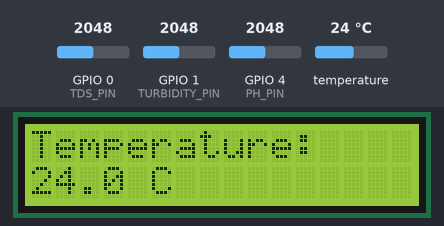
Recording of a sketch running on a simulated ESP32. On the bench: 16×2 character LCD. The test bench sets the inputs (shaded band); at power-on: GPIO 0 (TDS_PIN) = 2048, GPIO 1 (TURBIDITY_PIN) = 2048, GPIO 4 (PH_PIN) = 2048, temperature 24 °C (analog values on the 0–4095 scale). WiFi joins after 1.5 s; servers stay silent unless stated; what the sketch prints to the serial monitor is not drawn.

Above: at 9.3 s.
9.4 s: GPIO 0 (TDS_PIN) set to 1960
At 15.9 s:
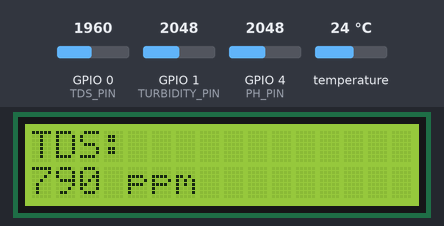
16.4 s: GPIO 1 (TURBIDITY_PIN) set to 1960
At 21.3 s:
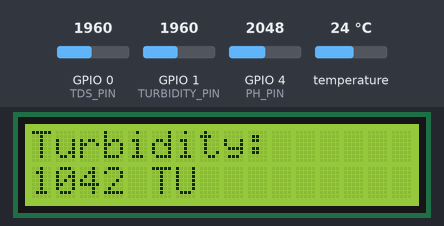
22.5 s: GPIO 4 (PH_PIN) set to 1960
At 28.0 s:
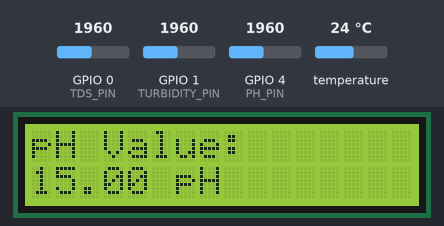
28.7 s: temperature set to 12 °C
At 34.5 s:
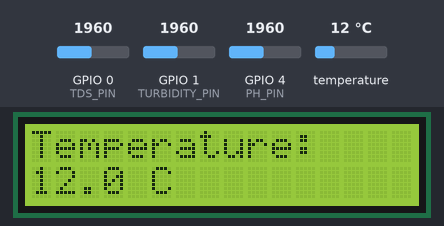
34.8 s: GPIO 0 (TDS_PIN) set to 2040
At 39.9 s:
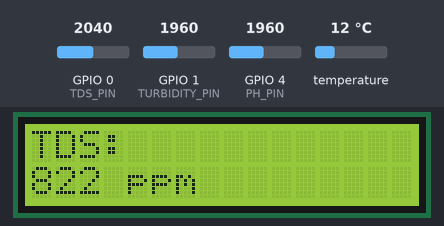
41.0 s: GPIO 1 (TURBIDITY_PIN) set to 2040
At 46.5 s:
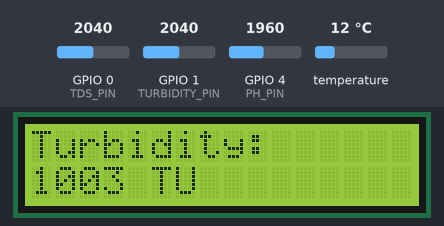
Timing chart, 0 to 48.0 s (numbered marks = the images above; inputs shaded):
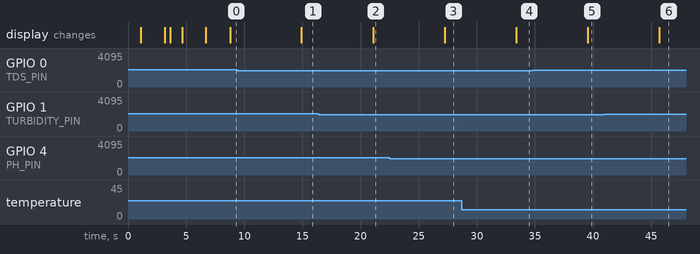

The sketch:

main.ino
```cpp
// ===== ESP32 Multi-Sensor System with Correct Turbidity Calculation =====

#include <WiFi.h>
#include <WebServer.h>
#include <OneWire.h>
#include <DallasTemperature.h>
#include <LiquidCrystal_I2C.h>

// WiFi credentials
const char* ssid = "Agriproject";
const char* password = "agri@123";

// I2C LCD Configuration
#define LCD_ADDRESS 0x27
#define LCD_COLS 16
#define LCD_ROWS 2
LiquidCrystal_I2C lcd(LCD_ADDRESS, LCD_COLS, LCD_ROWS);

// Sensor Pins
#define PH_PIN 4
#define ONE_WIRE_BUS 6
#define TDS_PIN 0
#define TURBIDITY_PIN 1

// Sensor Objects
OneWire oneWire(ONE_WIRE_BUS);
DallasTemperature sensors(&oneWire);

// Sensor Variables
float ph_value = 7.0;
float temperature = 25.0;
float tds_value = 0.0;
float turbidity_value = 0.0;

// Global variables for turbidity
int turbidity_raw = 0;
float turbidity_voltage = 0.0;

// Calibration Values
float ph_calibration = 24.0;
float tds_calibration = 0.5;

// Web Server
WebServer server(80);

// LCD Display Variables
unsigned long lastDisplayUpdate = 0;
int displayMode = 0;
const int DISPLAY_INTERVAL = 5000;

// HTML Page
const char* htmlPage = R"rawliteral(
<!DOCTYPE html>
<html>
<head>
    <meta name="viewport" content="width=device-width, initial-scale=1">
    <title>ESP32 Water Quality Monitor</title>
    <style>
        body {
            font-family: Arial, sans-serif;
            text-align: center;
            margin: 0;
            padding: 20px;
            background-color: #f0f8ff;
        }
        .container {
            max-width: 800px;
            margin: 0 auto;
            background: white;
            padding: 30px;
            border-radius: 15px;
            box-shadow: 0 4px 20px rgba(0,0,0,0.1);
        }
        .header {
            color: #2c3e50;
            margin-bottom: 30px;
            padding-bottom: 10px;
        }
        .sensor-grid {
            display: grid;
            grid-template-columns: repeat(auto-fit, minmax(300px, 1fr));
            gap: 20px;
            margin: 30px 0;
        }
        .sensor-box {
            padding: 25px;
            border-radius: 10px;
            color: white;
            font-size: 24px;
            font-weight: bold;
            text-shadow: 1px 1px 2px rgba(0,0,0,0.3);
            min-height: 180px;
            display: flex;
            flex-direction: column;
            justify-content: center;
        }
        .ph-box { background: linear-gradient(135deg, #3498db, #2980b9); }
        .temp-box { background: linear-gradient(135deg, #e74c3c, #c0392b); }
        .tds-box { background: linear-gradient(135deg, #2ecc71, #27ae60); }
        .turbidity-box { background: linear-gradient(135deg, #9b59b6, #8e44ad); }

        .value {
            font-size: 42px;
            margin: 10px 0;
        }
        .unit {
            font-size: 20px;
            opacity: 0.9;
            margin-top: 5px;
        }
        .raw-value {
            font-size: 16px;
            margin-top: 10px;
            opacity: 0.8;
        }
        .analysis-box {
            background: #f8f9fa;
            padding: 20px;
            border-radius: 10px;
            margin: 25px 0;
            text-align: left;
            border-left: 5px solid #3498db;
        }
        .analysis-title {
            color: #2c3e50;
            font-size: 18px;
            font-weight: bold;
            margin-bottom: 10px;
        }
        .analysis-item {
            margin: 8px 0;
            padding: 8px;
            background: white;
            border-radius: 5px;
        }
        .timestamp {
            color: #7f8c8d;
            font-size: 14px;
            margin-top: 20px;
            padding-top: 15px;
            border-top: 1px solid #eee;
        }
        .controls {
            display: flex;
            justify-content: center;
            gap: 15px;
            margin: 25px 0;
            flex-wrap: wrap;
        }
        .btn {
            background: #3498db;
            color: white;
            border: none;
            padding: 12px 25px;
            font-size: 16px;
            border-radius: 50px;
            cursor: pointer;
            transition: all 0.3s;
            min-width: 180px;
        }
        .btn:hover {
            transform: translateY(-2px);
            box-shadow: 0 4px 8px rgba(0,0,0,0.2);
        }
        .btn-refresh { background: #2ecc71; }
        .btn-refresh:hover { background: #27ae60; }
        .btn-stop { background: #e74c3c; }
        .btn-stop:hover { background: #c0392b; }
        .status-panel {
            background: #e8f4fc;
            padding: 15px;
            border-radius: 10px;
            margin: 20px 0;
            color: #2c5282;
            font-size: 14px;
        }
        .status-good {
            color: #27ae60;
            font-weight: bold;
        }
        .status-warning {
            color: #e67e22;
            font-weight: bold;
        }
        .status-danger {
            color: #e74c3c;
            font-weight: bold;
        }
        .sensor-status {
            font-size: 14px;
            margin-top: 10px;
            min-height: 20px;
        }
        .turbidity-info {
            font-size: 12px;
            margin-top: 5px;
            color: rgba(255,255,255,0.9);
        }
    </style>
    <script>
        let autoRefresh = true;
        let refreshInterval;

        function updateSensorData(data) {
            // Update sensor values
            document.getElementById('phValue').innerHTML = data.ph.toFixed(2);
            document.getElementById('tempValue').innerHTML = data.temp.toFixed(1);
            document.getElementById('tdsValue').innerHTML = data.tds.toFixed(0);
            document.getElementById('turbidityValue').innerHTML = data.turbidity.toFixed(0);

            // Update raw values display
            document.getElementById('turbidityRaw').innerHTML =
                'Raw ADC: ' + data.turbidity_raw + ' (' + data.turbidity_voltage.toFixed(3) + 'V)';

            // Update status messages
            document.getElementById('phStatus').innerHTML = getPHStatus(data.ph);
            document.getElementById('tempStatus').innerHTML = getTempStatus(data.temp);
            document.getElementById('tdsStatus').innerHTML = getTDSStatus(data.tds);
            document.getElementById('turbidityStatus').innerHTML = getTurbidityStatus(data.turbidity);
            document.getElementById('nutrientStatus').innerHTML = getNutrientStatus(data.ph, data.temp);

            // Update timestamp
            document.getElementById('timestamp').innerHTML = new Date().toLocaleTimeString();

            // Update connection status
            document.getElementById('connectionStatus').innerHTML =
                '<span class="status-good">Connected</span> | IP: ' + data.ip;
        }

        function getPHStatus(pH) {
            if(pH >= 6.0 && pH <= 7.5) return '<span class="status-good">Optimal for nutrients</span>';
            if(pH < 6.0) return '<span class="status-danger">Too acidic - Add lime</span>';
            return '<span class="status-danger">Too alkaline - Add sulfur</span>';
        }

        function getTempStatus(temp) {
            if(temp >= 18 && temp <= 28) return '<span class="status-good">Ideal for plant growth</span>';
            if(temp < 15) return '<span class="status-warning">Too cold - Slow uptake</span>';
            return '<span class="status-warning">Too hot - Risk of stress</span>';
        }

        function getTDSStatus(tds) {
            if(tds < 300) return '<span class="status-warning">Low minerals - May need fertilizer</span>';
            if(tds > 1500) return '<span class="status-danger">High TDS - Consider flushing</span>';
            return '<span class="status-good">Good mineral level</span>';
        }

        function getTurbidityStatus(turbidity) {
            // Higher number = more turbid (cloudy)
            // Lower number = clearer water
            if(turbidity < 300) {
                return '<span class="status-good">Crystal clear water</span>';
            } else if(turbidity < 700) {
                return '<span class="status-good">Slightly cloudy</span>';
            } else if(turbidity < 1300) {
                return '<span class="status-warning">Cloudy water</span>';
            } else {
                return '<span class="status-danger">Very turbid - Filter needed</span>';
            }
        }

function getNutrientStatus(pH, temp) {
    let status = [];

    if(pH >= 6.0 && pH <= 7.0) {
        status.push("&#10004; Nitrogen: High availability");
    } else {
        status.push("&#10006; Nitrogen: Low availability");
    }

    if(pH >= 6.5 && pH <= 7.5) {
        status.push("&#10004; Phosphorus: High availability");
    } else {
        status.push("&#10006; Phosphorus: Low availability");
    }

    if(pH >= 6.0 && pH <= 7.5) {
        status.push("&#10004; Potassium: High availability");
    } else {
        status.push("&#10006; Potassium: Low availability");
    }

    if(temp >= 20 && temp <= 25) {
        status.push("&#10004; Nutrient uptake: Optimal");
    } else if(temp < 15) {
        status.push("&#10006; Nutrient uptake: Reduced");
    } else {
        status.push("&#9888; Nutrient uptake: Suboptimal");
    }

    return status.join("<br>");
}

        function fetchData() {
            fetch('/data')
                .then(response => response.json())
                .then(data => {
                    updateSensorData(data);
                })
                .catch(error => {
                    console.error('Error:', error);
                    document.getElementById('connectionStatus').innerHTML =
                        '<span class="status-danger">Disconnected</span>';
                });
        }

        function toggleRefresh() {
            autoRefresh = !autoRefresh;
            const btn = document.getElementById('toggleBtn');
            if(autoRefresh) {
                btn.innerHTML = 'Stop Auto Refresh';
                btn.className = 'btn btn-stop';
                refreshInterval = setInterval(fetchData, 2000);
            } else {
                btn.innerHTML = 'Start Auto Refresh';
                btn.className = 'btn btn-refresh';
                clearInterval(refreshInterval);
            }
        }

        // Initial load
        window.onload = function() {
            fetchData();
            refreshInterval = setInterval(fetchData, 2000);
        }
    </script>
</head>
<body>
    <div class="container">
        <h1 class="header">ESP32 Water Quality Monitor</h1>

        <div class="status-panel">
            <div id="connectionStatus">Connecting to server...</div>
        </div>

        <div class="sensor-grid">
            <div class="sensor-box ph-box">
                <h3>pH Value</h3>
                <div class="value" id="phValue">--.--</div>
                <div class="unit">pH</div>
                <div class="sensor-status" id="phStatus">--</div>
            </div>

            <div class="sensor-box temp-box">
                <h3>Temperature</h3>
                <div class="value" id="tempValue">--.-</div>
                <div class="unit">&deg;C</div>
                <div class="sensor-status" id="tempStatus">--</div>
            </div>

            <div class="sensor-box tds-box">
                <h3>TDS Value</h3>
                <div class="value" id="tdsValue">---</div>
                <div class="unit">ppm</div>
                <div class="sensor-status" id="tdsStatus">--</div>
            </div>

            <div class="sensor-box turbidity-box">
                <h3>Turbidity</h3>
                <div class="value" id="turbidityValue">---</div>
                <div class="unit">Turbidity Units</div>
                <div class="turbidity-info" id="turbidityRaw">Raw: -- ADC (--.--V)</div>
                <div class="sensor-status" id="turbidityStatus">--</div>
            </div>
        </div>

        <div class="analysis-box">
            <div class="analysis-title">Turbidity Guide</div>
            <div class="analysis-item">
              &bull; <span style="color:#27ae60">0-300</span>: Crystal clear water (ADC: 1800+)<br>
              &bull; <span style="color:#2ecc71">300-700</span>: Slightly cloudy<br>
              &bull; <span style="color:#e67e22">700-1300</span>: Cloudy water<br>
              &bull; <span style="color:#e74c3c">1300+</span>: Very turbid - Filter needed
            </div>
        </div>

        <div class="analysis-box">
            <div class="analysis-title">Nutrient Availability Analysis</div>
            <div class="analysis-item" id="nutrientStatus">
                Waiting for sensor data...
            </div>
        </div>

        <div class="controls">
            <button class="btn btn-refresh" onclick="fetchData()">Refresh Now</button>
            <button id="toggleBtn" class="btn btn-stop" onclick="toggleRefresh()">Stop Auto Refresh</button>
        </div>

        <div class="timestamp">
            Last updated: <span id="timestamp">--:--:--</span>
        </div>
    </div>
</body>
</html>
)rawliteral";

void setup() {
  Serial.begin(115200);

  // Initialize I2C LCD
  lcd.init();
  lcd.backlight();
  lcd.setCursor(0, 0);
  lcd.print("Initializing...");

  // Initialize pH sensor
  analogReadResolution(12);

  // Initialize DS18B20
  sensors.begin();

  delay(1000);

  // Display welcome message on LCD
  lcd.clear();
  lcd.setCursor(0, 0);
  lcd.print("Water Quality");
  lcd.setCursor(0, 1);
  lcd.print("Monitor");

  delay(2000);

  // Connect to WiFi
  Serial.println("\nConnecting to WiFi...");
  lcd.clear();
  lcd.setCursor(0, 0);
  lcd.print("WiFi Connecting");
  lcd.setCursor(0, 1);
  lcd.print(ssid);

  WiFi.begin(ssid, password);

  // Set WiFi power to fix connection issues
  WiFi.setTxPower(WIFI_POWER_8_5dBm);

  int attempts = 0;
  while (WiFi.status() != WL_CONNECTED && attempts < 40) {
    delay(500);
    Serial.print(".");

    // Show connection progress on LCD
    lcd.setCursor(15, 1);
    lcd.print(".");
    attempts++;

    if (attempts % 6 == 0) {
      lcd.setCursor(0, 1);
      lcd.print("                ");
      lcd.setCursor(0, 1);
      lcd.print(ssid);
    }
  }

  if (WiFi.status() == WL_CONNECTED) {
    Serial.println("\nWiFi Connected!");
    Serial.print("IP Address: ");
    Serial.println(WiFi.localIP());

    lcd.clear();
    lcd.setCursor(0, 0);
    lcd.print("WiFi Connected");
    lcd.setCursor(0, 1);
    lcd.print("IP:");
    lcd.print(WiFi.localIP());
  } else {
    Serial.println("\nWiFi Failed! Running in standalone mode.");
    lcd.clear();
    lcd.setCursor(0, 0);
    lcd.print("WiFi Failed");
    lcd.setCursor(0, 1);
    lcd.print("Standalone Mode");
  }

  delay(2000);

  // Setup web server routes
  server.on("/", handleRoot);
  server.on("/data", handleData);

  // Start server
  server.begin();
  Serial.println("HTTP server started");

  // Clear LCD for normal operation
  lcd.clear();

  delay(1000);
}

void loop() {
  // Handle web server clients
  server.handleClient();

  // Read sensors every 2 seconds
  static unsigned long lastSensorRead = 0;
  if (millis() - lastSensorRead >= 2000) {
    readAllSensors();
    updateLCD();
    lastSensorRead = millis();
  }
}

void readAllSensors() {
  // Read pH sensor
  int buffer_arr[10];
  for (int i = 0; i < 10; i++) {
    buffer_arr[i] = analogRead(PH_PIN);
    delay(30);
  }

  // Sort values
  for (int i = 0; i < 9; i++) {
    for (int j = i + 1; j < 10; j++) {
      if (buffer_arr[i] > buffer_arr[j]) {
        int temp_val = buffer_arr[i];
        buffer_arr[i] = buffer_arr[j];
        buffer_arr[j] = temp_val;
      }
    }
  }

  // Average middle 6 values
  unsigned long int avgval = 0;
  for (int i = 2; i < 8; i++) {
    avgval += buffer_arr[i];
  }

  // Convert ADC to voltage and calculate pH
  float voltage = (float)avgval * 3.3 / 4095.0 / 6.0;
  ph_value = -5.70 * voltage + ph_calibration;

  // Read temperature
  sensors.requestTemperatures();
  temperature = sensors.getTempCByIndex(0);

  // Read TDS
  int tds_raw = analogRead(TDS_PIN);
  if (tds_raw > 0) {
    float tds_voltage = tds_raw * 3.3 / 4095.0;
    tds_value = tds_voltage * tds_calibration * 1000;
  }

  // ===== TURBIDITY CALCULATION =====
  // Read raw ADC value
  turbidity_raw = analogRead(TURBIDITY_PIN);

  // Calculate voltage for display
  turbidity_voltage = turbidity_raw * 3.3 / 4095.0;

  // INVERSE CALCULATION:
  // Clear water: ADC > 1800 → show low turbidity (<300)
  // Dirty water: ADC < 1800 → show high turbidity (>1300)

  // Map ADC value inversely to turbidity scale:
  // ADC 4095 (max) → Turbidity 0 (minimum)
  // ADC 0 → Turbidity 2000 (maximum)
  // ADC 1800 (clear water threshold) → Turbidity ~1100

  // Simple inverse linear mapping
  turbidity_value = map(turbidity_raw, 4095, 0, 0, 2000);

  // Alternative: Two-stage mapping for better accuracy
  /*
  if (turbidity_raw >= 1800) {
    // Clear water range: 1800-4095 → 0-300
    turbidity_value = map(turbidity_raw, 4095, 1800, 0, 300);
  } else {
    // Dirty water range: 0-1800 → 300-2000
    turbidity_value = map(turbidity_raw, 1800, 0, 300, 2000);
  }
  */

  // Ensure turbidity value is within reasonable bounds
  if (turbidity_value < 0) turbidity_value = 0;
  if (turbidity_value > 2000) turbidity_value = 2000;

  // Print to Serial Monitor
  Serial.print("pH: ");
  Serial.print(ph_value, 2);
  Serial.print(" | Temp: ");
  Serial.print(temperature, 1);
  Serial.print("C | TDS: ");
  Serial.print(tds_value, 0);
  Serial.print(" ppm | Turbidity: ");
  Serial.print(turbidity_value, 0);
  Serial.print(" (Raw: ");
  Serial.print(turbidity_raw);
  Serial.print(" ADC, ");
  Serial.print(turbidity_voltage, 3);
  Serial.println("V)");
}

String getNutrientAnalysis() {
  String analysis = "";

  // pH-based nutrient availability
  if (ph_value >= 6.0 && ph_value <= 7.0) {
    analysis += "N:High ";
  } else if (ph_value < 6.0 || ph_value > 7.0) {
    analysis += "N:Low ";
  }

  if (ph_value >= 6.5 && ph_value <= 7.5) {
    analysis += "P:High ";
  } else {
    analysis += "P:Low ";
  }

  if (ph_value >= 6.0 && ph_value <= 7.5) {
    analysis += "K:High";
  } else {
    analysis += "K:Low";
  }

  // Temperature effects
  if (temperature < 15) {
    analysis += " | Uptake:Slow";
  } else if (temperature >= 20 && temperature <= 25) {
    analysis += " | Uptake:Optimal";
  } else if (temperature > 30) {
    analysis += " | Uptake:Reduced";
  }

  return analysis;
}

void updateLCD() {
  if (millis() - lastDisplayUpdate >= DISPLAY_INTERVAL) {
    displayMode = (displayMode + 1) % 4;
    lastDisplayUpdate = millis();

    lcd.clear();

    switch (displayMode) {
      case 0:  // Display pH
        lcd.setCursor(0, 0);
        lcd.print("pH Value:");
        lcd.setCursor(0, 1);
        lcd.print(ph_value, 2);
        lcd.print(" pH");
        break;

      case 1:  // Display Temperature
        lcd.setCursor(0, 0);
        lcd.print("Temperature:");
        lcd.setCursor(0, 1);
        lcd.print(temperature, 1);
        lcd.print(" C");
        break;

      case 2:  // Display TDS
        lcd.setCursor(0, 0);
        lcd.print("TDS:");
        lcd.setCursor(0, 1);
        lcd.print(tds_value, 0);
        lcd.print(" ppm");
        break;

      case 3:  // Display Turbidity
        lcd.setCursor(0, 0);
        lcd.print("Turbidity:");
        lcd.setCursor(0, 1);
        lcd.print(turbidity_value, 0);
        lcd.print(" TU");
        break;
    }
  }
}

void handleRoot() {
  server.send(200, "text/html", htmlPage);
}

void handleData() {
  String json = "{";
  json += "\"ph\":" + String(ph_value, 2) + ",";
  json += "\"temp\":" + String(temperature, 1) + ",";
  json += "\"tds\":" + String(tds_value, 0) + ",";
  json += "\"turbidity\":" + String(turbidity_value, 0) + ",";
  json += "\"turbidity_raw\":" + String(turbidity_raw) + ",";
  json += "\"turbidity_voltage\":" + String(turbidity_voltage, 3) + ",";
  json += "\"analysis\":\"" + getNutrientAnalysis() + "\",";
  json += "\"ip\":\"" + WiFi.localIP().toString() + "\"";
  json += "}";

  server.send(200, "application/json", json);
}
```

Measured:
- after the input at 9.4 s, the display: changes after 5.5 s (image 1)
- after the input at 16.4 s, the display: changes after 4.7 s (image 2)
- after the input at 22.5 s, the display: changes after 4.7 s (image 3)
- after the input at 28.7 s, the display: changes after 4.7 s (image 4)
- after the input at 34.8 s, the display: changes after 4.7 s (image 5)
- after the input at 41.0 s, the display: changes after 4.7 s (image 6)
